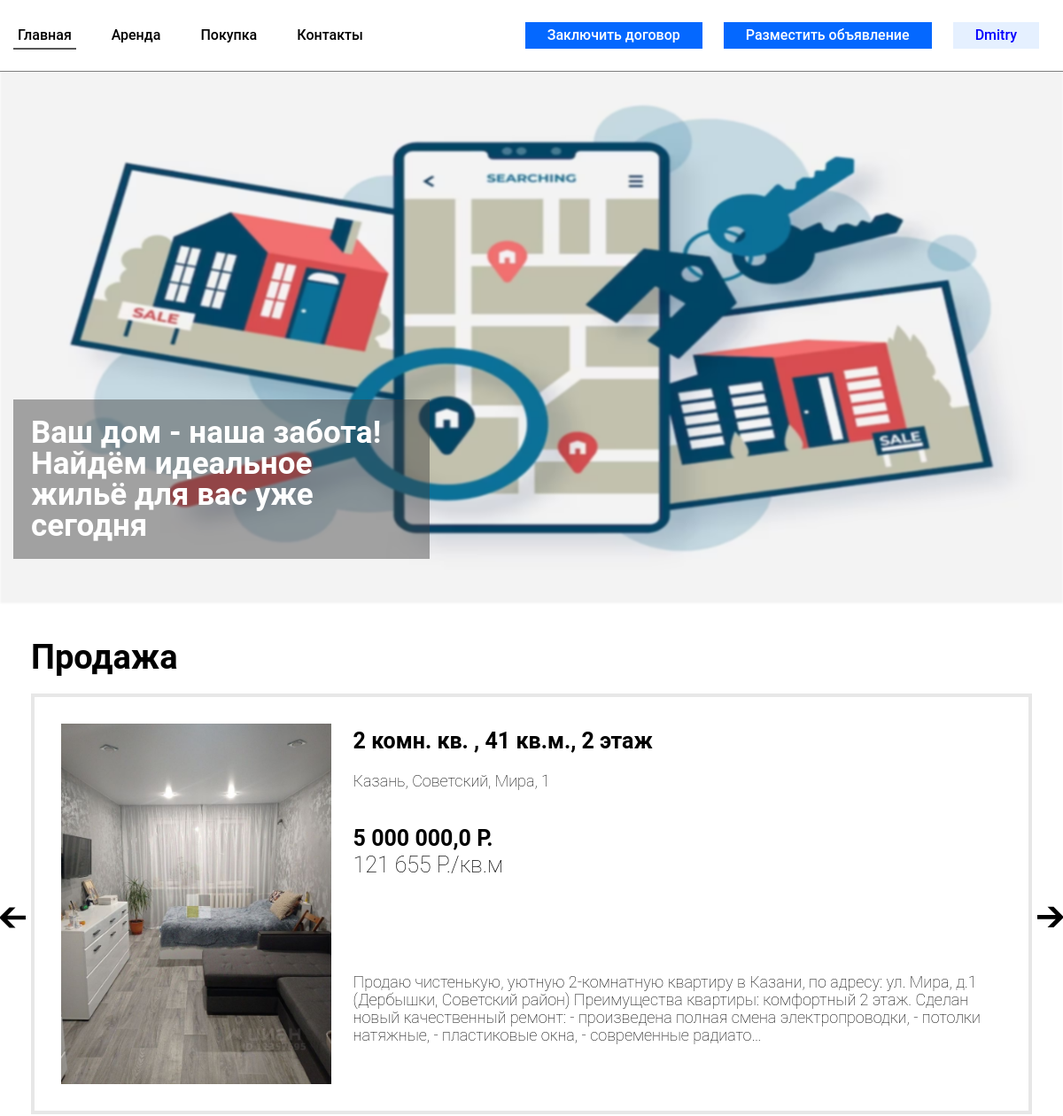
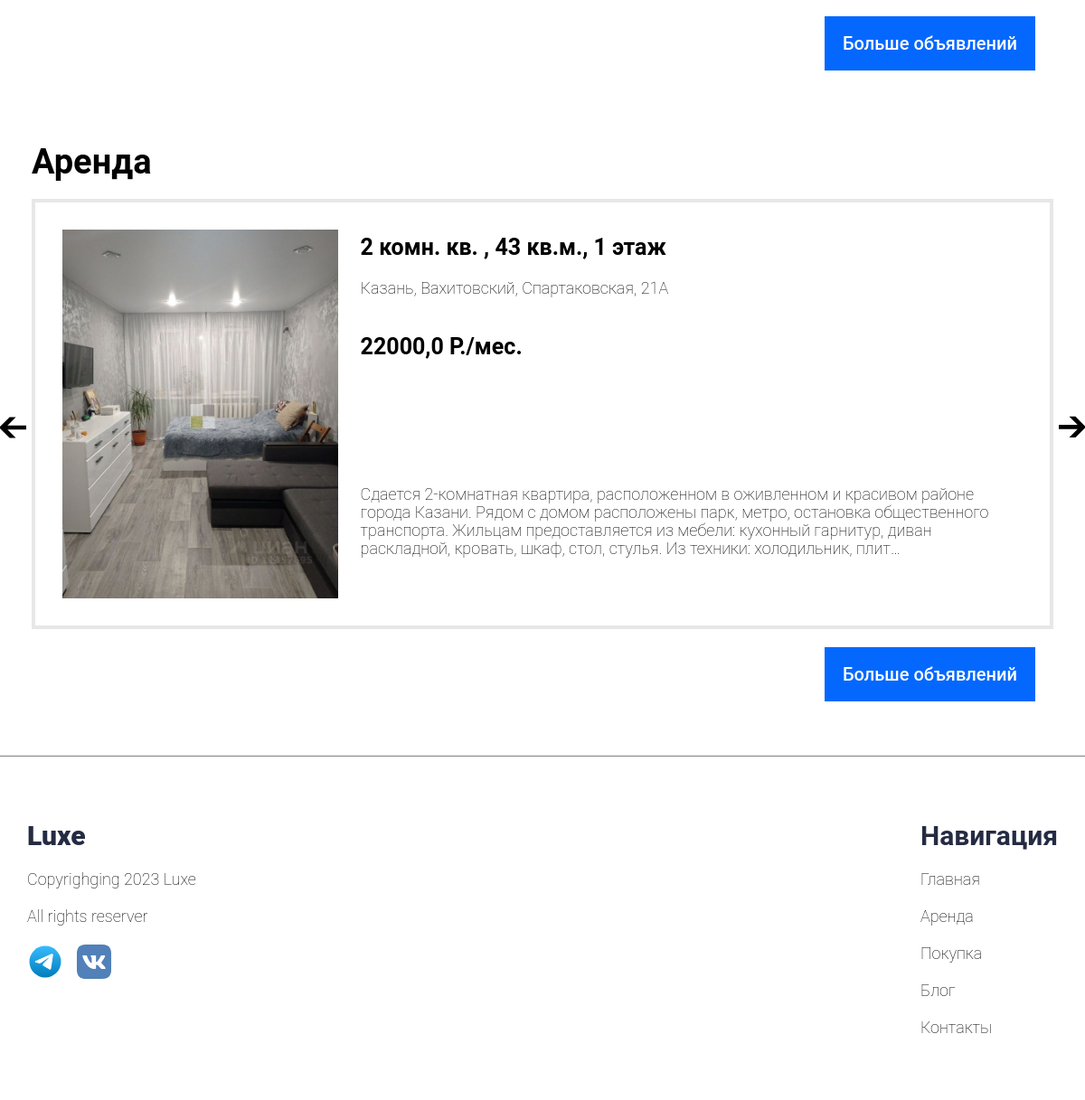
The app's page / (signed in) with its own data (2 pictures, top to bottom).
### users/models.py (models this page shows, shortened)
class CustomUser(AbstractUser):
    surname = models.CharField(max_length=100, verbose_name="Фамилия")
    name = models.CharField(max_length=100, verbose_name="Имя")
    middlename = models.CharField(max_length=100, verbose_name="Отчество")
    email = models.EmailField(verbose_name='Почтовый адрес', unique=True)
    fullname = models.CharField(max_length=100, verbose_name="ФИО")
    pasport = models.CharField(max_length=100, verbose_name="Серия и номер паспорта", unique=True)
    phone_number = models.CharField(max_length=100, verbose_name="Номер телефона", unique=True)
    status = models.BooleanField(default=False, verbose_name='Подтверждение аккаунта')
    USERNAME_FIELD = 'email'
    REQUIRED_FIELDS = ['username']

### RealEstateApp/models.py (models this page shows, shortened)
class RealEstate(models.Model):
    photo = models.ManyToManyField('Photo', blank=True)
    city = models.CharField(max_length=30, choices=CHOICE_CITY, verbose_name='Город')
    district = models.CharField(max_length=70, choices=CHOICE_DISTRICT, verbose_name='Район')
    address = models.CharField(max_length=255, verbose_name='Адрес')
    latitude = models.FloatField(blank=True, null=True, verbose_name='Ширина')
    longitude = models.FloatField(blank=True, null=True, verbose_name='Долгота')
    area = models.DecimalField(max_digits=5, decimal_places=2, verbose_name='Площадь')
    floor = models.IntegerField(verbose_name='Этаж')
    rooms = models.IntegerField(verbose_name='Кол-во комнат')
    type = models.CharField(max_length=30, choices=CHOICE_TYPE, verbose_name='Тип недвижимости')
    layout = models.CharField(max_length=50, choices=CHOICE_LAYOUT, verbose_name='Планировка')
    finishing = models.CharField(max_length=70, choices=CHOICE_FINISHING, verbose_name='Ремонт')
    bathroom = models.CharField(max_length=30, choices=CHOICE_BATHROOM, verbose_name='Сан.узел')
    balcony = models.CharField(max_length=50, choices=CHOICE_BALCONY, verbose_name='Балкон/Лоджия')
    animals = models.BooleanField(default=False, verbose_name='С животными')
    children = models.BooleanField(default=True, verbose_name='С детьми')
    parking = models.CharField(max_length=200, choices=SIMPLE_CHOICE, blank=True, verbose_name='Парковка')
    description = models.TextField(verbose_name='Полное описание')
    price = models.DecimalField(max_digits=15, decimal_places=1, verbose_name='Стоимость')
    realtor = models.ForeignKey(settings.AUTH_USER_MODEL, on_delete=models.CASCADE, verbose_name='Риелтор',
                                limit_choices_to={'is_staff': True}, )
    category = models.ForeignKey("Category", on_delete=models.CASCADE, verbose_name='Категория')
    status = models.CharField(max_length=50, choices=CHOICE_STATUS, verbose_name='Статус')
    def get_absolute_url(self):
        return reverse("RealEstate_object", kwargs={'pk': self.pk})
    class Meta:
        verbose_name = 'Объект недвижимости'
        verbose_name_plural = 'Объекты недвижимости'

### RealEstateApp/views.py (the view)
# urls.py: path('', MainPage.as_view(), name='main_page'),
class MainPage(ListView):
    context_object_name = 'real_estate_list'
    template_name = 'RealEstateApp/MainPage.html'
    def get_queryset(self):
        queryset = RealEstate.objects.all()
        status = self.request.GET.get('status')
        if status:
            queryset = queryset.filter(status=status)
        return queryset
    def get_context_data(self, **kwargs):
        context = super().get_context_data(**kwargs)
        context['rental_list'] = self.get_queryset().filter(category__name='Аренда').order_by('-pk')[:5]
        context['sale_list'] = self.get_queryset().filter(category__name='Продажа').order_by('-pk')[:5]
        return context

### RealEstateApp/templatetags/layout_filters.py (called while the page is built)
@register.filter
def div(value, arg):
    try:
        return float(value) / float(arg)
    except (TypeError, ZeroDivisionError):
        return None

### RealEstateApp/templates/RealEstateApp/MainPage.html (shortened to what this page needs)
{%extends 'base_layout.html' %}
{% load static %}
{% load humanize %}
{% load layout_filters %}
{% block styles %}
<link rel="stylesheet" href="{% static 'css/MainPage.css' %}">
{% endblock %}
{% block header %}
{% include 'RealEstateApp/header.html' %}
{% endblock %}
{% block content %}
<div class="page__slogan slogan">
    <div class="slogan__container _container">
        <div class="slogan__body">
            <div class="slogan__background">
                <div class="slogan__title">Ваш дом - наша забота!
                    Найдём идеальное жильё для вас уже сегодня
                </div>
            </div>
        </div>
    </div>
</div>
<div class="page__selling selling">
    <div class="selling__container _container">
        <div class="selling__header">
            <div class="selling__title">
                Продажа
            </div>
        </div>
        <div class="selling__body">
            <div class="selling__slider slider-selling">
                {% for sale_obj in sale_list %}
                <div class="slider-selling__item">
                    <div class="slider_selling__photos">
                        <img src="{% static 'images/room1.png'%}" alt="">
                    </div>
                    <div class="slider-selling__info">
                        <div class="slider-selling__params">
                            <a href="{{sale_obj.get_absolute_url}}" class="params__link">{{sale_obj.rooms}} комн. кв. , {{sale_obj.area|floatformat:0}} кв.м., {{sale_obj.floor}} этаж</a>
                        </div>
                        <div class="slider-selling__addres">
                            <a href="{{sale_obj.get_absolute_url}}" class="addres__link">{{sale_obj.city}}, {{sale_obj.district}}, {{sale_obj.address}}</a>
                        </div>
                        <div class="slider-selling__price">
                            <div class="usually__price">
                                <a href="{{sale_obj.get_absolute_url}}" class="usually_price__link">{{sale_obj.price|intcomma}} P.</a>
                            </div>
                            <div class="square__price">
                                <a href="{{sale_obj.get_absolute_url}}" class="square_price__link">{{ sale_obj.price|div:sale_obj.area|floatformat:0|intcomma}} P./кв.м</a>
                            </div>
                        </div>
                        <div class="slider_selling__text">
                            <a href="{{sale_obj.get_absolute_url}}" class="text__link">{{sale_obj.description|truncatechars:300}}</a>
                        </div>
                    </div>
                </div>
                {% endfor %}
            </div>
        </div>
        <div class="selling__footer">
            <div class="selling__button">
                <a href="{% url 'selling_list' %}" class="selling__link">Больше объявлений</a>
            </div>
        </div>
    </div>
</div>
<div class="page__arenda arenda">
    <div class="arenda__container _container">
        <div class="arenda__header">
            <div class="arenda__title">
                Аренда
            </div>
        </div>
        <div class="arenda__body">
            <div class="arenda__slider slider-arenda">
                {% for rental_obj in rental_list %}
                <div class="slider-arenda__item">
                    <div class="slider_arenda__photos">
                        <img src="{% static 'images/room1.png'%}" alt="">
                    </div>
                    <div class="slider-arenda__info">
                        <div class="slider-arenda__params">
                            <a href="{{rental_obj.get_absolute_url}}" class="params__link">{{rental_obj.rooms}} комн. кв. , {{rental_obj.area|floatformat:0}} кв.м., {{rental_obj.floor}} этаж</a>
                        </div>
                        <div class="slider-arenda__addres">
                            <a href="{{rental_obj.get_absolute_url}}" class="addres__link">{{rental_obj.city}}, {{rental_obj.district}}, {{rental_obj.address}}</a>
                        </div>
                        <div class="slider-arenda__price">
                            <div class="usually_price">
                                <a href="{{rental_obj.get_absolute_url}}" class="usually_price__link">{{rental_obj.price}} P./мес.</a>
                            </div>
                        </div>
                        <div class="slider_arenda__text">
                            <a href="{{rental_obj.get_absolute_url}}" class="text__link">{{rental_obj.description|truncatechars:300}}</a>
                        </div>
                    </div>
                </div>
                {% endfor %}
            </div>
        </div>
        <div class="arenda__footer">
            <div class="arenda__button">
                <a href="{% url 'rental_list' %}" class="arenda__link">Больше объявлений</a>
            </div>
        </div>
    </div>
</div>
{% endblock %}
{% block footer %}
{% include 'RealEstateApp/footer.html' %}
{% endblock %}

### RealEstateApp/templates/RealEstateApp/header.html (shortened to what this page needs)
{% load static %}
<header class="header">
    <div class="header__container _container">
        <div class="header__body">
            <nav class="header__menu">
                <ul class="header__list">
                    <li class="header__item ">
                        <a href="/" class="header__link">Главная</a>
                    </li>
                    <li class="header__item">
                        <a href="{% url 'rental_list' %}" class="header__link ">Аренда</a>
                    </li>
                    <li class="header__item">
                        <a href="{% url 'selling_list' %}" class="header__link">Покупка</a>
                    </li>
                    <li class="header__item">
                        <a href="{% url 'contacts' %}" class="header__link ">Контакты</a>
                    </li>
                </ul>
            </nav>
            <div class="header__buttons">
                {% if user.is_staff %}
                <div class="add_order__button">
                    <a href="{% url 'create_contract' %}" class="add_order__link">Заключить договор</a>
                </div>
                <div class="add_order__button">
                    <a href="{% url 'adding_object' %}" class="add_order__link">Разместить объявление</a>
                </div>
                {% endif %}
                {% if user.is_authenticated %}
                <div class="login__button">
                    <a href="{%url 'logout' %}" class="login__link">{{user.name}} </a>
                </div>
                {% else %}
                <div class="login__button">
                    <a href="{%url 'login' %}" class="login__link">Войти</a>
                </div>
                {%endif %}
            </div>
        </div>
    </div>
</header>

### ProjectRealEstate/static/css/base.css (style rules this page uses)
* { padding: 0; margin: 0; border: 0; }
*,*:before,*:after { -webkit-box-sizing: border-box; -moz-box-sizing: border-box; box-sizing: border-box; }
nav, footer,header,aside { display: block; }
html,body { height: 100%; width: 100%; font-size: 100%; line-height: 1; font-size: 14px; color: #252B42; font-weight: 500; font-family: "REX"; -ms-text-size-adjust: 100%; -moz-text-size-adjust: 100%; -webkit-text-size-adjust: 100%; }
a, a:visited { text-decoration: none; }
ul li { list-style: none; }
img { vertical-align: top; }
._container { max-width: 1280px; padding: 0 15px; margin: 0 auto; }
body { font-family: 'Roboto', sans-serif; }
.header { border-bottom: 0.5px solid rgba(0, 0, 0, 0.5); }
.header__body { display: flex; justify-content: space-between; padding: 30px 0px; }
.header__menu { justify-content: flex-start; }
.header__list { display: flex; }
.header__item { padding: 0 35px 0 0 ; }
.header__link { font-size: 16px; padding: 5px; line-height: 20px; color: rgba(0, 0, 0, 1); }
.header__buttons { display: flex; }
.add_order__button { margin: -5px 12px; padding: 0 25px; background: #0468FF; height: 30px; text-align: center; display: flex; align-items: center; }
.login__button { margin: -5px 12px; padding: 0 25px; background: #E5F0FF; height: 30px; text-align: center; display: flex; align-items: center; }
.add_order__link { font-size: 16px; line-height: 20px; color: rgba(255, 255, 255, 1); }
.login__link { font-size: 16px; line-height: 20px; color: #0601FF; }
a.active { border-bottom: 2px solid #565656; }

### records on screen
CustomUser: name "Dmitry"
RealEstate: rooms "2", area "41", floor "2", city "Казань", district "Советский", address "Мира, 1", price "5 000 000,0", price|div "121 655", description "Продаю чистенькую, уютную 2-комнатную квартиру в Казани, по адресу: ул. Мира, д.1 (Дербышки, Советский район) Преимущества квартиры: комфортный 2 этаж. Сделан новый качественный ремонт: - произведена полная смена электропроводки, - потолки натяжные, - пластиковые окна, - современные радиато…"
RealEstate: rooms "2", area "43", floor "1", city "Казань", district "Вахитовский", address "Спартаковская, 21А", price "22000,0", description "Сдается 2-комнатная квартира, расположенном в оживленном и красивом районе города Казани. Рядом с домом расположены парк, метро, остановка общественного транспорта. Жильцам предоставляется из мебели: кухонный гарнитур, диван раскладной, кровать, шкаф, cтол, стулья. Из техники: холодильник, плит…"
